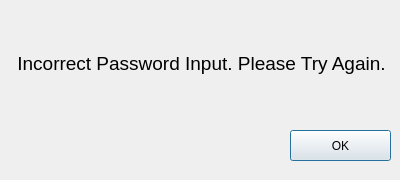
<?xml version="1.0" encoding="UTF-8"?>
<ui version="4.0">
 <class>ui_dialog_incorrectPass</class>
 <widget class="QDialog" name="ui_dialog_incorrectPass">
  <property name="geometry">
   <rect>
    <x>0</x>
    <y>0</y>
    <width>400</width>
    <height>180</height>
   </rect>
  </property>
  <property name="windowTitle">
   <string>Dialog</string>
  </property>
  <widget class="QPushButton" name="ux_pButton_incorrectPassConfirm">
   <property name="geometry">
    <rect>
     <x>290</x>
     <y>130</y>
     <width>101</width>
     <height>31</height>
    </rect>
   </property>
   <property name="text">
    <string>OK</string>
   </property>
  </widget>
  <widget class="QLabel" name="ui_incorrectPass">
   <property name="geometry">
    <rect>
     <x>6</x>
     <y>3</y>
     <width>391</width>
     <height>121</height>
    </rect>
   </property>
   <property name="font">
    <font>
     <pointsize>14</pointsize>
    </font>
   </property>
   <property name="text">
    <string>Incorrect Password Input. Please Try Again.</string>
   </property>
   <property name="alignment">
    <set>Qt::AlignCenter</set>
   </property>
   <property name="wordWrap">
    <bool>true</bool>
   </property>
  </widget>
 </widget>
 <resources/>
 <connections/>
</ui>
